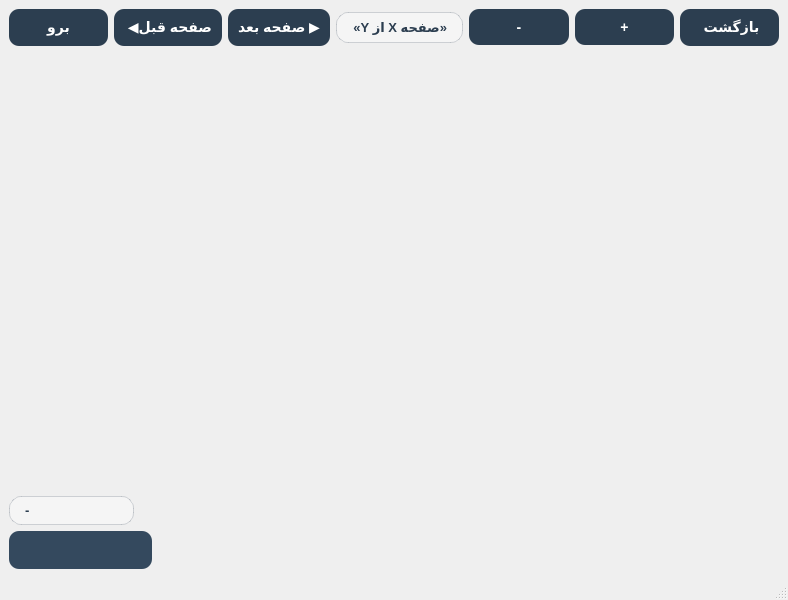
<?xml version="1.0" encoding="UTF-8"?>
<ui version="4.0">
 <class>BookReaderWindow_c</class>
 <widget class="QMainWindow" name="BookReaderWindow_c">
  <property name="geometry">
   <rect>
    <x>0</x>
    <y>0</y>
    <width>788</width>
    <height>600</height>
   </rect>
  </property>
  <property name="windowTitle">
   <string>MainWindow</string>
  </property>
  <widget class="QWidget" name="centralwidget">
   <property name="styleSheet">
    <string notr="true">#centralwidget {
    border-image: url(:/wallhaven-4ljp2q (1).jpg) 0 0 0 0 stretch stretch;
}

QPushButton {
    background-color: #2c3e50; 
    color: #ffffff;
    border: none;
    border-radius: 10px;
    padding: 10px;
    font-family: &quot;Segoe UI&quot;, &quot;Tahoma&quot;;
    font-size: 14px;
    font-weight: bold;
}

QPushButton:hover {
    background-color: #34495e; 
    color: #d4af37;
    font-weight: bold;
}

QPushButton:pressed {
    background-color: #1a252f;
}

QLabel {
    background-color: rgba(255, 255, 255, 100);
    color: #2c3e50;
    border: 1px solid rgba(44, 62, 80, 50);
    border-radius: 12px;
    padding: 6px 12px; 
    font-family: &quot;Segoe UI&quot;, &quot;Tahoma&quot;;
    font-size: 13px;
    font-weight: bold;
    qproperty-alignment: AlignCenter;
}</string>
   </property>
   <layout class="QVBoxLayout" name="verticalLayout">
    <item>
     <layout class="QHBoxLayout" name="horizontalLayout">
      <item>
       <widget class="QPushButton" name="goToPageButton">
        <property name="text">
         <string>برو</string>
        </property>
       </widget>
      </item>
      <item>
       <widget class="QPushButton" name="prevPageButton">
        <property name="text">
         <string> ◀️صفحه قبل</string>
        </property>
       </widget>
      </item>
      <item>
       <widget class="QPushButton" name="nextPageButton">
        <property name="text">
         <string>صفحه بعد ▶️</string>
        </property>
       </widget>
      </item>
      <item>
       <widget class="QLabel" name="pageInfoLabel">
        <property name="sizePolicy">
         <sizepolicy hsizetype="Minimum" vsizetype="Fixed">
          <horstretch>0</horstretch>
          <verstretch>0</verstretch>
         </sizepolicy>
        </property>
        <property name="text">
         <string>«صفحه X از Y»</string>
        </property>
       </widget>
      </item>
      <item>
       <widget class="QPushButton" name="zoomOutButton">
        <property name="text">
         <string>-</string>
        </property>
       </widget>
      </item>
      <item>
       <widget class="QPushButton" name="zoomInButton">
        <property name="sizePolicy">
         <sizepolicy hsizetype="Minimum" vsizetype="Fixed">
          <horstretch>0</horstretch>
          <verstretch>0</verstretch>
         </sizepolicy>
        </property>
        <property name="text">
         <string>+</string>
        </property>
       </widget>
      </item>
      <item>
       <widget class="QPushButton" name="backButton">
        <property name="sizePolicy">
         <sizepolicy hsizetype="Minimum" vsizetype="Fixed">
          <horstretch>0</horstretch>
          <verstretch>0</verstretch>
         </sizepolicy>
        </property>
        <property name="text">
         <string> بازگشت</string>
        </property>
       </widget>
      </item>
     </layout>
    </item>
    <item>
     <widget class="QWidget" name="pdfViewContainer" native="true">
      <property name="sizePolicy">
       <sizepolicy hsizetype="Expanding" vsizetype="Expanding">
        <horstretch>0</horstretch>
        <verstretch>0</verstretch>
       </sizepolicy>
      </property>
     </widget>
    </item>
    <item>
     <widget class="QLabel" name="statusLabel">
      <property name="sizePolicy">
       <sizepolicy hsizetype="Fixed" vsizetype="Fixed">
        <horstretch>0</horstretch>
        <verstretch>0</verstretch>
       </sizepolicy>
      </property>
      <property name="minimumSize">
       <size>
        <width>125</width>
        <height>0</height>
       </size>
      </property>
      <property name="text">
       <string>-</string>
      </property>
     </widget>
    </item>
    <item>
     <widget class="QLineEdit" name="pageNumberLineEdit">
      <property name="sizePolicy">
       <sizepolicy hsizetype="Fixed" vsizetype="Fixed">
        <horstretch>0</horstretch>
        <verstretch>0</verstretch>
       </sizepolicy>
      </property>
      <property name="styleSheet">
       <string notr="true">QLineEdit {
    background-color:  #34495e; 
    color: white;
    border-radius: 10px;
    padding: 10px;
    font-size: 14px;
}

QLineEdit:hover {
    background-color: #2c3e50; 
    font-weight: bold;
}</string>
      </property>
     </widget>
    </item>
   </layout>
  </widget>
  <widget class="QMenuBar" name="menubar">
   <property name="geometry">
    <rect>
     <x>0</x>
     <y>0</y>
     <width>788</width>
     <height>25</height>
    </rect>
   </property>
  </widget>
  <widget class="QStatusBar" name="statusbar"/>
 </widget>
 <resources/>
 <connections/>
</ui>
